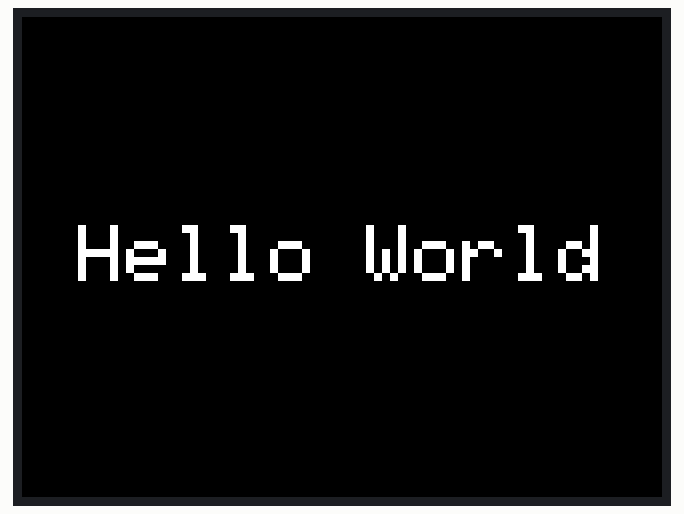
The sketch below on a simulated ESP32. Shown: 320×240 colour display. What the sketch prints to the serial monitor is not drawn.

Above: at 0.3 s.

The sketch:

HelloWorld.ino
```cpp
#include <TFT_eSPI.h>

TFT_eSPI tft;

void setup() {
  Serial.begin(115200);

  tft.init();
  tft.setRotation(1);  // landscape, USB on left
  tft.fillScreen(TFT_BLACK);

  tft.setTextDatum(MC_DATUM);
  tft.setTextColor(TFT_WHITE, TFT_BLACK);
  tft.setTextSize(4);
  tft.drawString("Hello World", 160, 120);

  Serial.println("Hello World displayed.");
}

void loop() {}
```
